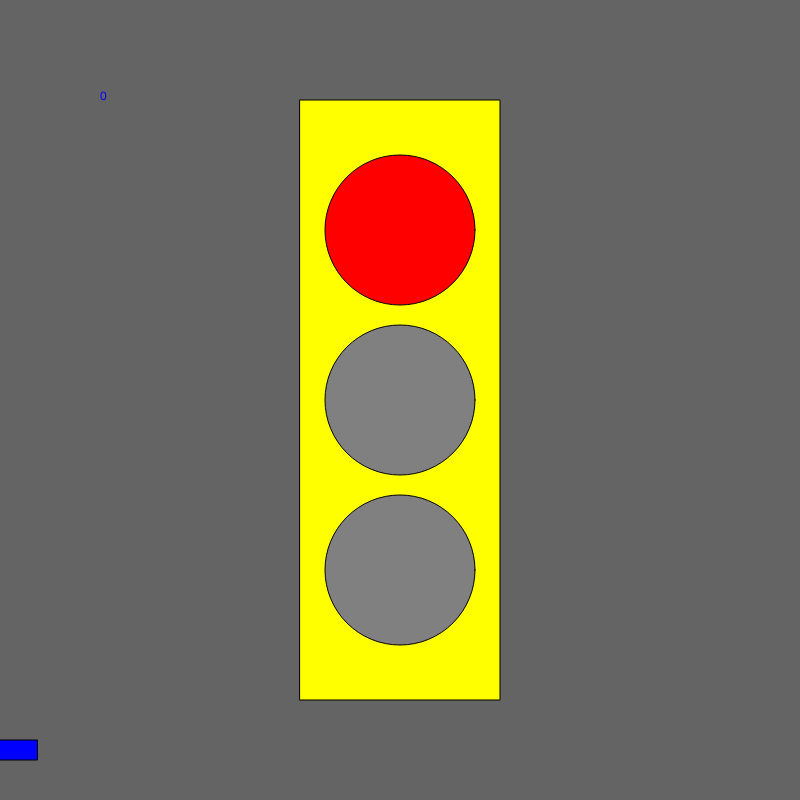
Frame 1 (no input)
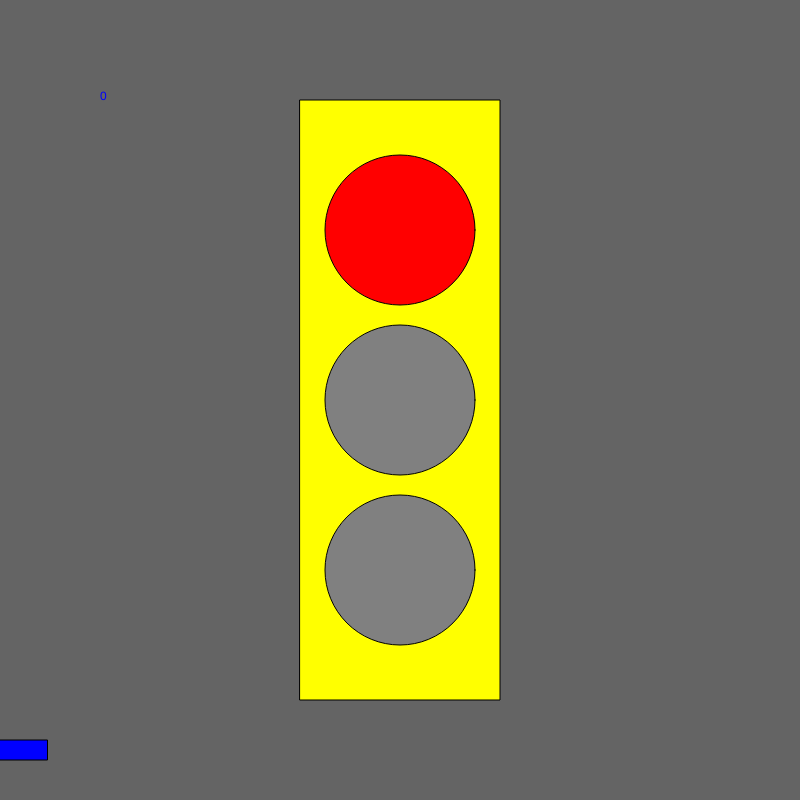
Frame 60 (no input)
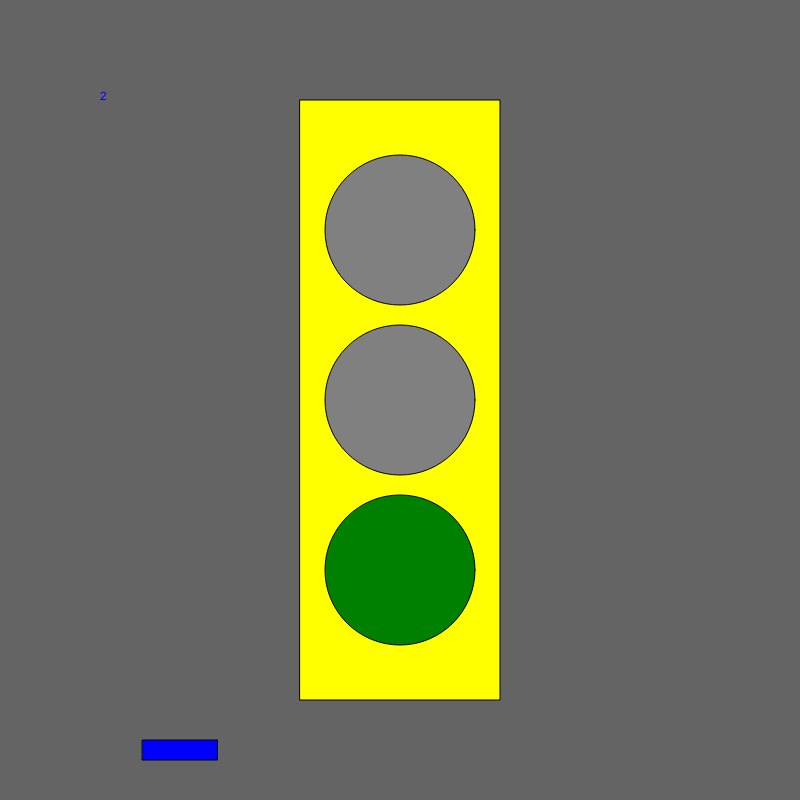
Frame 120 (the mouse pressed at the canvas centre since frame 60)

The p5.js sketch that drew these frames (run headless with seeded random() and noise() and a simulated clock; from frame 60 on, the mouse is pressed at the canvas centre):

// p5.js sketch
// ── sketch.js
let state = 0;
let timer = 0;
let x = 0;
let velocity = 10;

function setup() {
  createCanvas(800, 800);
  ellipseMode(CENTER);
  rectMode(CENTER);
}

function draw() {
  background(100);

  fill("yellow");
  rect(width / 2, height / 2, 200, 600);

  //car code
  fill("blue");
  rect(x, 750, 75, 20);
  x = x + velocity;
  if (x > width) {
    x = 0;
  }

  switch (state) {

    case 0: //redlight
      text("0", 100, 100);
      fill("red");
      ellipse(width / 2, height / 2 - 170, 150, 150);
      fill("gray");
      ellipse(width / 2, height / 2, 150, 150);
      ellipse(width / 2, height / 2 + 170, 150, 150);
      velocity = 0;
      break;

    case 1: //greenlight
      text("2", 100, 100);
      fill("gray");
      ellipse(width / 2, height / 2 - 170, 150, 150);
      ellipse(width / 2, height / 2, 150, 150);
      fill("green");
      ellipse(width / 2, height / 2 + 170, 150, 150);
      velocity = 10;
      break;

    case 2: //yellowlight
      text("1", 100, 100);
      fill("gray");
      ellipse(width / 2, height / 2 - 170, 150, 150);
      fill("yellow");
      ellipse(width / 2, height / 2, 150, 150);
      fill("gray");
      ellipse(width / 2, height / 2 + 170, 150, 150);
      velocity = 5;
      break;
  }

  timer++;
  if (timer > 100) {
    timer = 0;
    state++;
    if (state > 2) {
      state = 0;
    }
  }

}

function mouseReleased() {
  state++;
  if (state > 2) {
    state = 0;
  }
}
